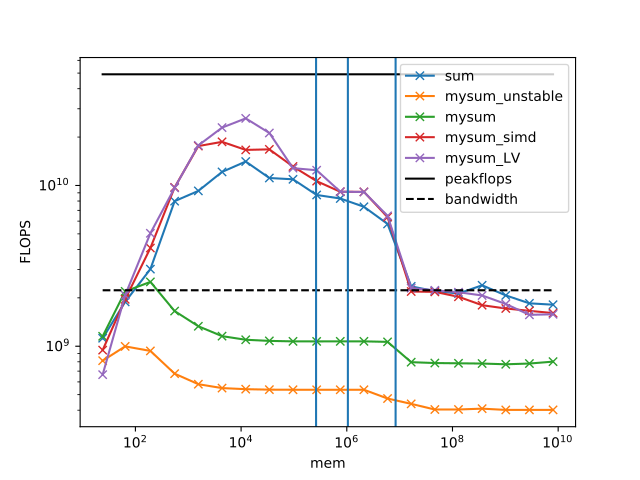

The script that drew this image:
using BenchmarkTools
using PyPlot
using LoopVectorization

function mysum_unstable(a)
    s = 0
    for i = 1:length(a)
        s += a[i]
    end
    s
end
function mysum(a)
    s = zero(eltype(a))
    for i = 1:length(a)
        s += a[i]
    end
    s
end
function mysum_simd(a)
    s = zero(eltype(a))
    @simd for i = 1:length(a)
        s += a[i]
    end
    s
end
function mysum_LV(a)
    s = zero(eltype(a))
    @turbo for i ∈ eachindex(a)
        s += a[i]
    end
    s
end

function flops_f(N, f)
    a = randn(N)
    1 / (@belapsed $f($a) seconds=.1) * N
end

Ns = floor.(Int, 10 .^ (1:8))
Ns = floor.(Int, 10 .^ range(.5, 9, length=20))

figure()
for f in (sum, mysum_unstable, mysum, mysum_simd, mysum_LV)
    loglog(8Ns, flops_f.(Ns, f), "-x", label="$f")
end


BLAS.set_num_threads(1)
loglog(8Ns, peakflops() * ones(length(Ns)), "-k", label="peakflops")

using STREAMBenchmark
bw = memory_bandwidth(write_allocate=false)[1] #MB/s
loglog(8Ns, bw*1e6/8 * ones(length(Ns)), "--k", label="bandwidth")
xlabel("mem")
ylabel("FLOPS")
legend()

# get from sudo dmidecode -t cache
axvline(256*1024)
axvline(1024*1024)
axvline(8192*1024)

# @code_native debuginfo = :none mysum_unstable(randn(10)) 
# @code_native debuginfo = :none mysum(randn(10))
# @code_native debuginfo = :none mysum_simd(randn(10))
# @code_native debuginfo = :none mysum_LV(randn(10))
